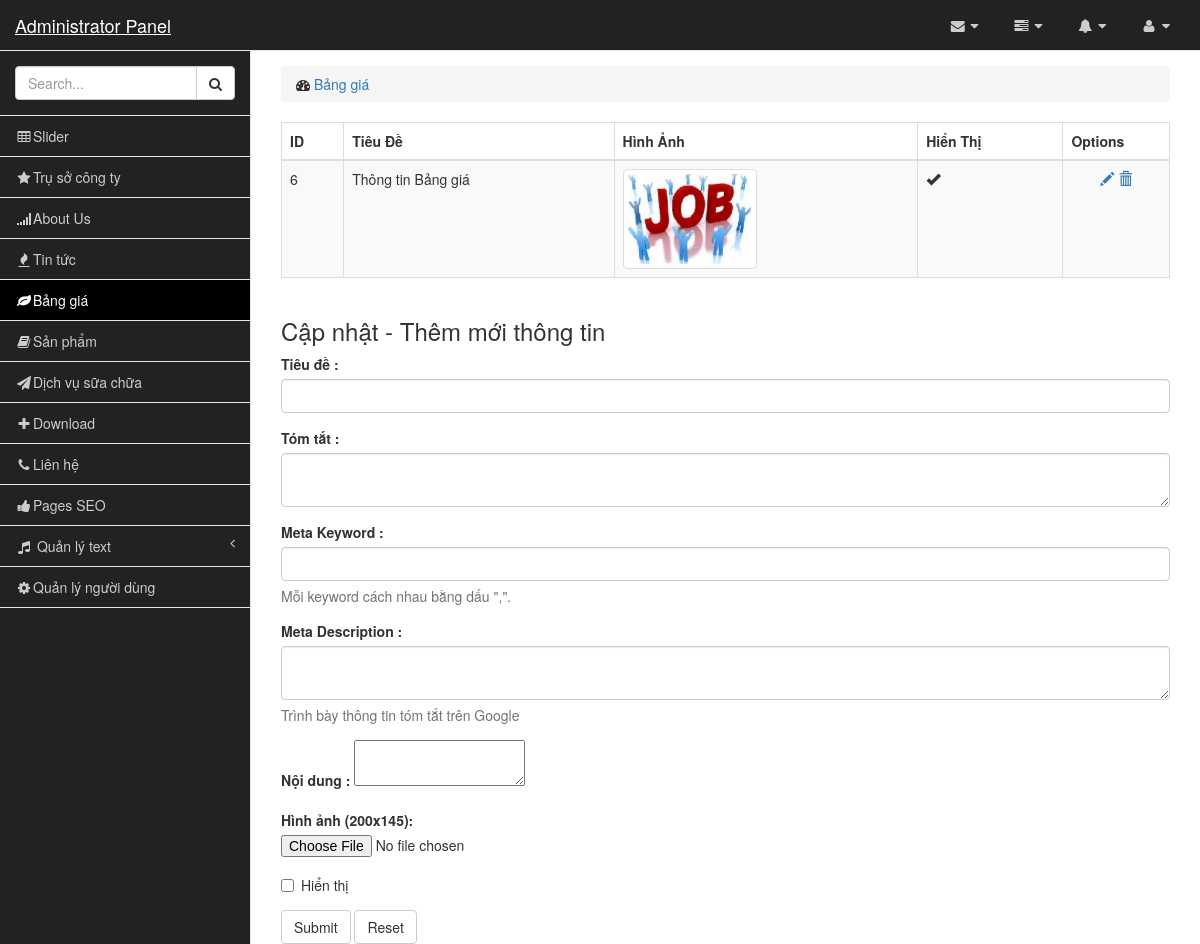
The page /admin@@/main.php?act=price (signed in) on the database its author committed.
### tables this page shows
CREATE TABLE `price` (
  `id` int(11) NOT NULL AUTO_INCREMENT,
  `title` text NOT NULL,
  `sum` text NOT NULL,
  `content` longtext NOT NULL,
  `img` varchar(255) NOT NULL,
  `dates` timestamp NOT NULL DEFAULT CURRENT_TIMESTAMP ON UPDATE CURRENT_TIMESTAMP,
  `active` tinyint(1) NOT NULL,
  `meta_keyword` text NOT NULL,
  `meta_description` text NOT NULL,
  PRIMARY KEY (`id`)
);

### admin@@/php/price.php (the view, shortened to what this page needs)
<?php
function mainProcess()
{
	return price();
}
function price()
{
	$str='
	<div class="row">
		<div class="col-lg-12">
			<ol class="breadcrumb">
				<li>
					<i class="fa fa-dashboard"></i> <a href="main.php?act=price">Bảng giá</a>
				</li>
			</ol>
		</div>
	</div>';
	$str.='
	<div class="row">
		 <div class="col-lg-12">
			<div class="table-responsive">
				<table class="table table-bordered table-hover table-striped">
					<thead>
						<tr>
							<th>ID</th>
							<th>Tiêu Đề</th>
							<th>Hình Ảnh</th>
							<th>Hiển Thị</th>
							<th style="width:12% !important">Options</th>
						</tr>
					</thead>
					<tbody>
					';
	$s="select * from price order by id desc";
	$tab=mysql_query($s);
	$count=mysql_num_rows($tab);
	$page=isset($_GET["page"])?intval($_GET["page"]):1;
	$lim=10;
	$start=($page-1)*$lim;
	$s.=" limit $start,$lim";
	$tab=mysql_query($s);
	while($row=mysql_fetch_object($tab))
	{
		$active=$row->active==1?'<span class="glyphicon glyphicon-ok"></span>':'<span class="glyphicon glyphicon-remove"></span>';
		$str.='
		<tr>
			<td>'.$row->id.'</td>
			<td>'.$row->title.'</td>
			<td><img src="'.myPath.$row->img.'" class="img-responsive img-thumbnail" style="max-height:100px"/></td>
			<td>'.$active.'</td>
			<td align="center">
		';
	if(isset($_POST["Edit"])==1)
	{
		if($_POST["idLoad"]==$row->id)
		{
			$str.='
			<a href="'.$_SERVER['REQUEST_URI'].'" class="glyphicon glyphicon-refresh" aria-hidden="true"></a>
			';
		}
		else
		{
			$str.='
			<a href="javascript:operationFrm('.$row->id.",'E'".')" class="glyphicon glyphicon-pencil" aria-hidden="true"></a>
			';
		}
	}
	else
	{
		$str.='
			<a href="javascript:operationFrm('.$row->id.",'E'".')" class="glyphicon glyphicon-pencil" aria-hidden="true"></a>
			';
	}
	$str.='
	<a href="javascript:operationFrm('.$row->id.",'D'".')" class="glyphicon glyphicon-trash" aria-hidden="true"></a>
			</td>
		</tr>
		';
	}
	$str.='
					</tbody>
				</table>
				</div>';
	$str.=ad_paging($lim,$count,'main.php?act=price&',$page);
	$str.='
			</div>
		</div>
		<form role="form" name="actionForm" enctype="multipart/form-data" action="" method="post">
		<div class="row">
		<div class="col-lg-12"><h3>Cập nhật - Thêm mới thông tin</h3></div>
		<div class="col-lg-12">
        			<div class="form-group">
        				<label>Tiêu đề :</label>
        				<input class="form-control" required name="title" value="'.$rowEdit->title.'">
        			</div>
                    <div class="form-group">
        				<label>Tóm tắt :</label>
        				<textarea class="form-control" name="sum">'.$rowEdit->sum.'</textarea>
        			</div>
                    <div class="form-group">
        				<label>Meta Keyword :</label>
        				<input class="form-control" required name="meta_keyword" value="'.$rowEdit->meta_keyword.'">
                        <p class="help-block">Mỗi keyword cách nhau bằng dấu ",".</p>
        			</div>
                    <div class="form-group">
        				<label>Meta Description :</label>
        				<textarea class="form-control" name="meta_description">'.$rowEdit->meta_description.'</textarea>
                        <p class="help-block">Trình bày thông tin tóm tắt trên Google</p>
        			</div>
                    <div class="form-group">
        				<label>Nội dung :</label>
        				<textarea name="content" class="ckeditor">'.$rowEdit->content.'</textarea>
        			</div>
			<div class="form-group">
				<label>Hình ảnh (200x145):</label>
				<input type="file" name="file"/>
			</div>
			<div class="form-group">
				<label class="checkbox-inline">
					<input type="checkbox" name="active" '.($rowEdit->active==1?"checked='checked'":"").'>Hiển thị
				</label>
			</div>
		</div>
		<div class="col-lg-12">
			<input type="hidden" name="idLoad" value="'.$_POST["idLoad"].'"/>
			<input type="hidden" name="Edit"/>
			<input type="hidden" name="Del"/>';
	if(isset($_POST["Edit"])&&$_POST["Edit"]==1)
	{
		$str.='
				<button type="submit" name="update" class="btn btn-default">Update</button>';
	}
	else
	{
		$str.='
				<button type="submit" name="addNew" class="btn btn-default">Submit</button>';
	}
	$str.='
			<button type="reset" class="btn btn-default">Reset</button>
		</div>
	</div>
	</form>
	';
	return $str;
}
?>

### rows shown on the page
price: id "6", title "Thông tin Bảng giá", img (picture), active 1 (drawn)

### other values the page prints
$top[1] "Slider"
$top[1] "Trụ sở công ty"
$top[1] "About Us"
$top[1] "Tin tức"
$top[1] "Bảng giá"
$top[1] "Sản phẩm"
$top[1] "Dịch vụ sữa chữa"
$top[1] "Download"
$top[1] "Liên hệ"
$top[1] "Pages SEO"
$top[1] "Quản lý text"
$top[1] "Quản lý người dùng"
